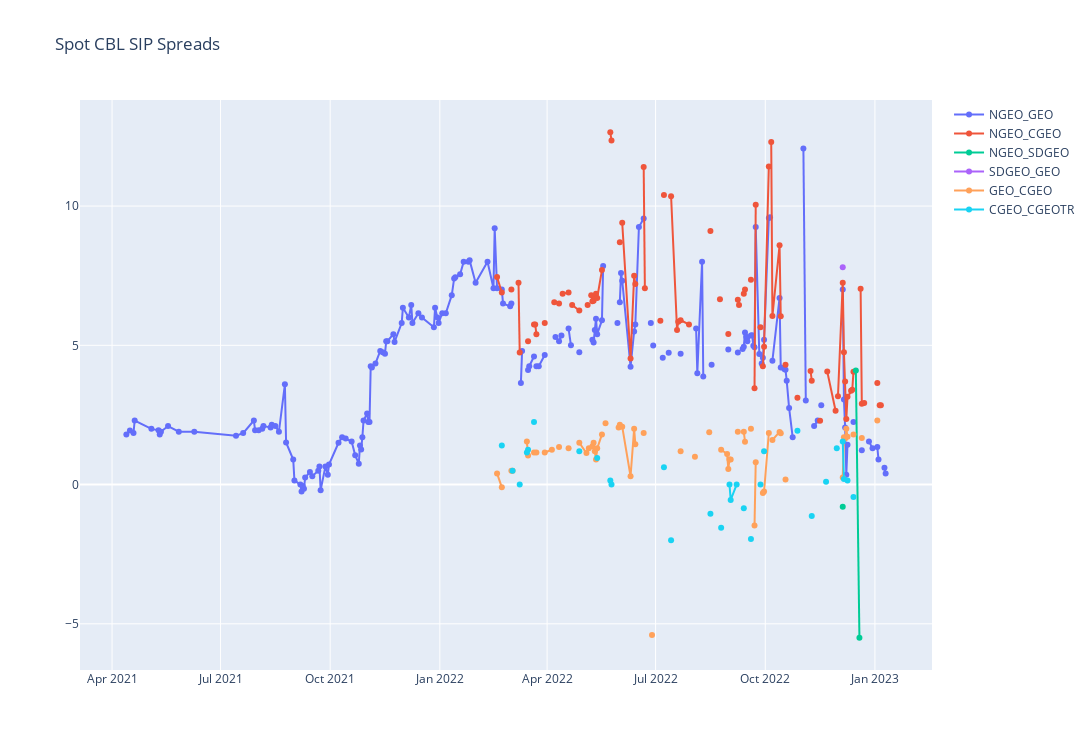

The notebook cell saved with this chart:
### Markdown cell above
## SIP Historical Spreads

### Code cell
fig = go.Figure()
for i in list(df_spreads)[1:]:
    fig.add_scatter(x=df_spreads.Date, y=df_spreads[i], mode='lines+markers', name=i)
fig.update_layout(title='Spot CBL SIP Spreads', height=750, width=1200)
fig.show()

### Figure 1 — Plotly figure (JSON) as saved in the notebook; plotly's stock layout.template omitted (floating-point values rounded to 4 significant figures; data arrays with more than 128 entries replaced by an {"elided": "..."} marker saying what was removed)
{"data": [{"mode": "lines+markers", "name": "NGEO_GEO", "type": "scatter", "x": {"elided": "229 str values"}, "y": {"elided": "229 float values"}}, {"mode": "lines+markers", "name": "NGEO_CGEO", "type": "scatter", "x": {"elided": "229 str values"}, "y": {"elided": "229 float values"}}, {"mode": "lines+markers", "name": "NGEO_SDGEO", "type": "scatter", "x": {"elided": "229 str values"}, "y": {"elided": "229 float values"}}, {"mode": "lines+markers", "name": "SDGEO_GEO", "type": "scatter", "x": {"elided": "229 str values"}, "y": {"elided": "229 float values"}}, {"mode": "lines+markers", "name": "GEO_CGEO", "type": "scatter", "x": {"elided": "229 str values"}, "y": {"elided": "229 float values"}}, {"mode": "lines+markers", "name": "CGEO_CGEOTR", "type": "scatter", "x": {"elided": "229 str values"}, "y": {"elided": "229 float values"}}], "layout": {"height": 750, "title": {"text": "Spot CBL SIP Spreads"}, "width": 1200}}
